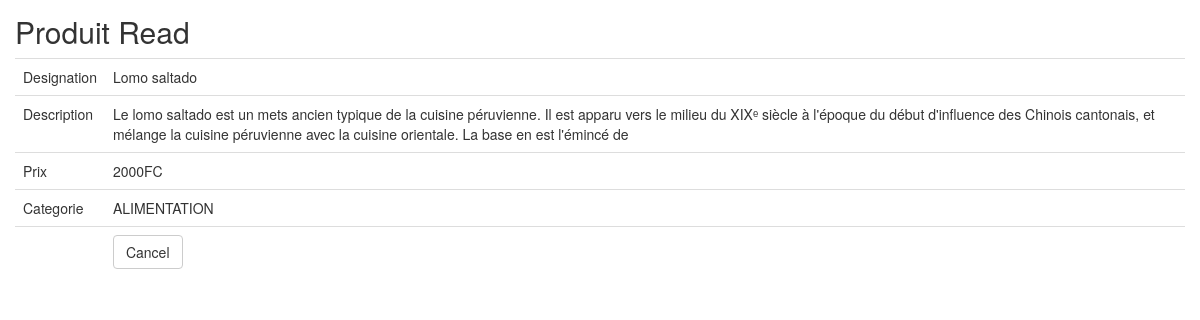
The app's page /produit/read/9 with its own data.
### tables this page shows
CREATE TABLE IF NOT EXISTS `produit` (
  `id` int(11) NOT NULL AUTO_INCREMENT,
  `designation` varchar(255) NOT NULL,
  `description` varchar(255) DEFAULT NULL,
  `prix` varchar(255) NOT NULL,
  `categorie` enum('ALIMENTATION','HABILLEMENT','BIJOUTERIE','QUINCAILLERIE','PHARMACIE') NOT NULL,
  PRIMARY KEY (`id`),
  UNIQUE KEY `id_UNIQUE` (`id`)
);

### application/controllers/Produit.php (called while the page is built, shortened)
<?php
class Produit extends CI_Controller
{
    function __construct()
    {
        $this->load->model('Produit_model');
        $this->load->library('form_validation');
    }
    public function read($id)
    {
        $row = $this->Produit_model->get_by_id($id);
        if ($row) {
            $data = array(
		'id' => $row->id,
		'designation' => $row->designation,
		'description' => $row->description,
		'prix' => $row->prix,
		'categorie' => $row->categorie,
	    );
            $this->load->view('produit/produit_read', $data);
        } else {
            $this->session->set_flashdata('message', 'Record Not Found');
            redirect(site_url('produit'));
        }
    }
}

### index.php (called while the page is built, shortened)
<?php
require_once BASEPATH.'core/CodeIgniter.php';

### application/models/Produit_model.php (called while the page is built, shortened)
<?php
class Produit_model extends CI_Model
{
    public $table = 'produit';
    public $id = 'id';
    function get_by_id($id)
    {
        $this->db->where($this->id, $id);
        return $this->db->get($this->table)->row();
    }
}

### application/views/produit/produit_read.php (the view, shortened to what this page needs)
<!doctype html>
<html>
    <head>
        <link rel="stylesheet" href="<?php echo base_url('assets/bootstrap/css/bootstrap.min.css') ?>"/>
    </head>
    <body>
        <h2 style="margin-top:0px">Produit Read</h2>
        <table class="table">
	    <tr><td>Designation</td><td><?php echo $designation; ?></td></tr>
	    <tr><td>Description</td><td><?php echo $description; ?></td></tr>
	    <tr><td>Prix</td><td><?php echo $prix; ?></td></tr>
	    <tr><td>Categorie</td><td><?php echo $categorie; ?></td></tr>
	    <tr><td></td><td><a href="<?php echo site_url('produit') ?>" class="btn btn-default">Cancel</a></td></tr>
	</table>
        </body>
</html>

### application/views/produit/produit_read.php (style rules this page uses)
body { padding: 15px; }

### records on screen
produit: designation "Lomo saltado", description "Le lomo saltado est un mets ancien typique de la cuisine péruvienne. Il est apparu vers le milieu du XIXᵉ siècle à l'époque du début d'influence des Chinois cantonais, et mélange la cuisine péruvienne avec la cuisine orientale. La base en est l'émincé de", prix "2000FC", categorie "ALIMENTATION"
